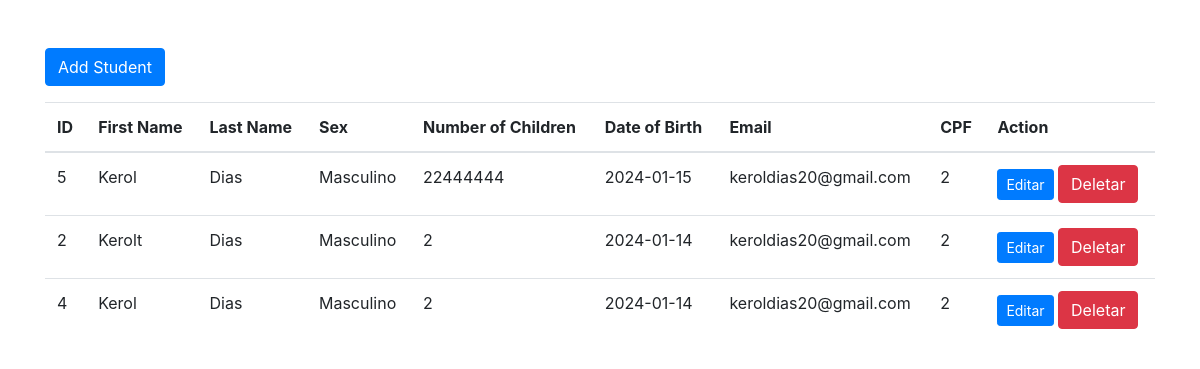
The page / on the database its author committed.
### tables this page shows
CREATE TABLE IF NOT EXISTS `users` (
  `id` int NOT NULL AUTO_INCREMENT,
  `nome` varchar(250) NOT NULL,
  `sobrenome` varchar(250) NOT NULL,
  `sexo` varchar(250) NOT NULL,
  `numfilhos` int NOT NULL,
  `nascimento` varchar(250) NOT NULL,
  `email` varchar(250) NOT NULL,
  `cpf` varchar(250) NOT NULL,
  PRIMARY KEY (`id`)
);

### index.php (the view, shortened to what this page needs)
<!DOCTYPE html>
<html lang="en">
<head>
    <link rel="stylesheet" href="https://stackpath.bootstrapcdn.com/bootstrap/4.5.2/css/bootstrap.min.css">
</head>
<body>
    <div class="container mt-5">
        <button class="btn btn-primary" data-toggle="modal" data-target="#studentaddmodal">Add Student</button>
        <table class="table mt-3">
            <thead>
                <tr>
                    <th>ID</th>
                    <th>First Name</th>
                    <th>Last Name</th>
                    <th>Sex</th>
                    <th>Number of Children</th>
                    <th>Date of Birth</th>
                    <th>Email</th>
                    <th>CPF</th>
                    <th>Action</th>
                </tr>
            </thead>
            <tbody>
    <?php
            include 'conexao.php';
            $sql = "SELECT * FROM users";
            $result = $conn->query($sql);
            if ($result->num_rows > 0) {
                while ($row = $result->fetch_assoc()) {
                    echo "<tr>
                            <td>{$row['id']}</td>
                            <td>{$row['nome']}</td>
                            <td>{$row['sobrenome']}</td>
                            <td>{$row['sexo']}</td>
                            <td>{$row['numfilhos']}</td>
                            <td>{$row['nascimento']}</td>
                            <td>{$row['email']}</td>
                            <td>{$row['cpf']}</td>
                            <td>
                            <button class='btn btn-primary btn-sm' onclick='openEditModal(" . $row['id'] . ")'>Editar</button>
                                <a href='deletar.php?id={$row['id']}' class='btn btn-danger'>Deletar</a>
                            </td>
                        </tr>";
                }
            } else {
                echo "<tr><td colspan='9'>Nenhum estudante encontrado.</td></tr>";
            }
            ?>
            </tbody>
        </table>
    </div>
</body>
</html>

### rows shown on the page
users: id "5", nome "Kerol", sobrenome "Dias", sexo "Masculino", numfilhos "22444444", nascimento "2024-01-15", email "keroldias20@gmail.com", cpf "2"
users: id "2", nome "Kerolt", sobrenome "Dias", sexo "Masculino", numfilhos "2", nascimento "2024-01-14", email "keroldias20@gmail.com", cpf "2"
users: id "4", nome "Kerol", sobrenome "Dias", sexo "Masculino", numfilhos "2", nascimento "2024-01-14", email "keroldias20@gmail.com", cpf "2"
